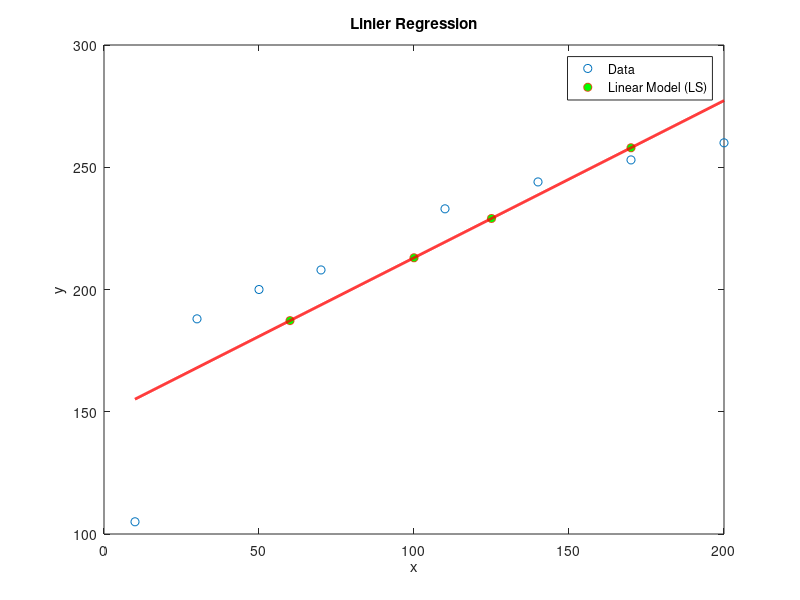

Write the MATLAB code that produced this figure.
clc;
clear;
close all;

n=100;

x=[10 30 50 70 110 140 170 200]';
X=[x ones(length(x),1)];
Y=[105 188 200 208 233 244 253 260]';



theta=pinv(X)*Y;
disp(['y=' num2str(theta(1)) '*x+(' num2str(theta(2)) ')'])
xmin=min(x);
xmax=max(x);
xx=linspace(xmin,xmax,1000);
yy=theta(1)*xx+theta(2);
xn=[100 125 170 60]
Yhat(1)=polyval(theta,xn(1));
Yhat(2)=polyval(theta,xn(2));
Yhat(3)=polyval(theta,xn(3));
Yhat(4)=polyval(theta,xn(4))
figure;
plot(x,Y,'o');
hold on;
plot(xn,Yhat,'o','MarkerFaceColor','g');
hold on;
plot(xx,yy,'r','LineWidth',2);
legend('Data','Linear Model (LS)');
xlabel('x');
ylabel('y');
title('Linier Regression')


